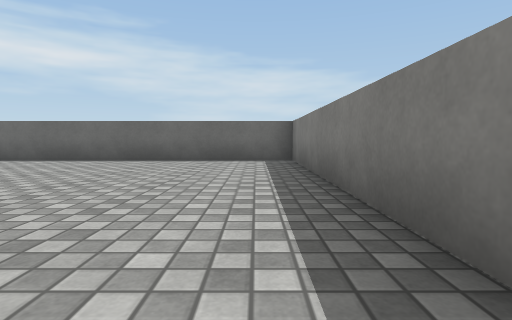
view 1 (above)

16 first-person views from a walk through a 3-D level made in the Unity game engine. The camera is 0.55 m above the floor, tilts 4° down and sees 80° across. The floor is counted in squares, 1 m on a side. Each view is taken from the middle of a square. On the plan, view 1 faces up. The plan holds only what a view shows up to about 9 squares ahead; the rest is blank. The player is left out. Surface patterns are stand-ins for the level's own textures.

view 2
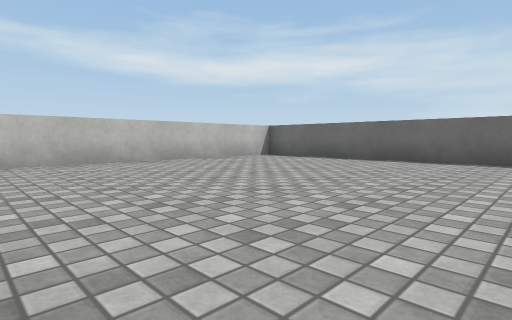

view 3
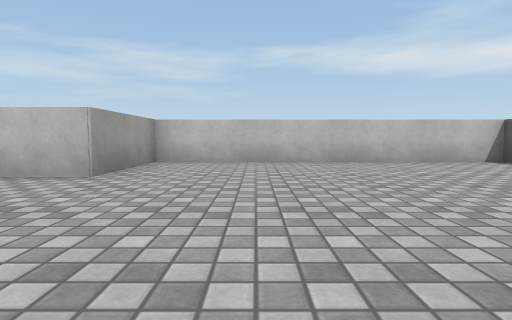

view 4
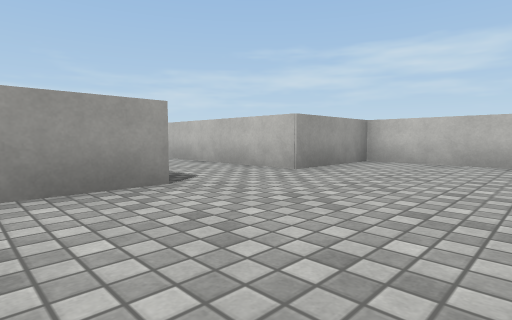

view 5
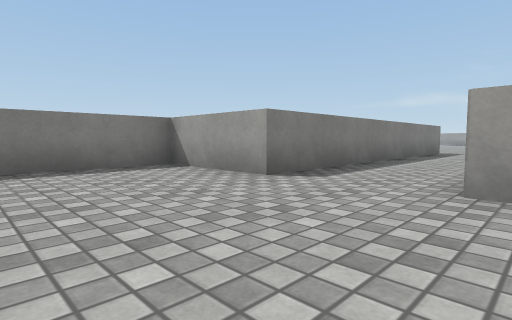

view 6
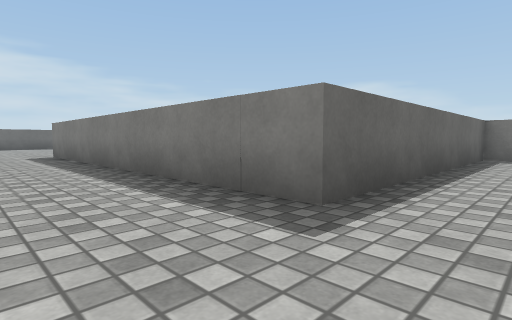

view 7
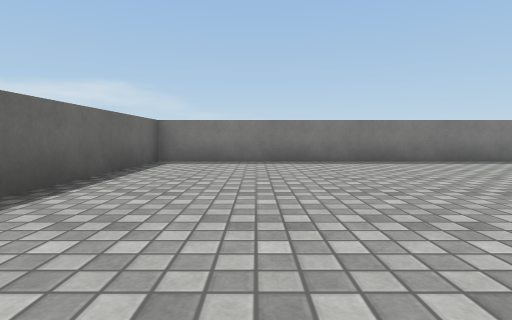

view 8
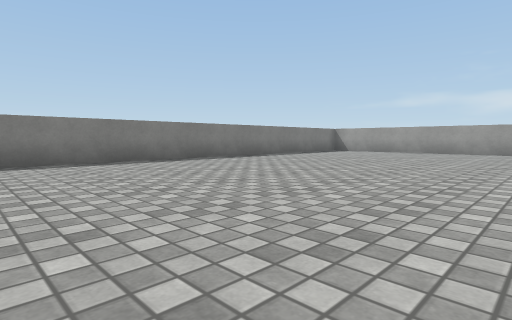

view 9
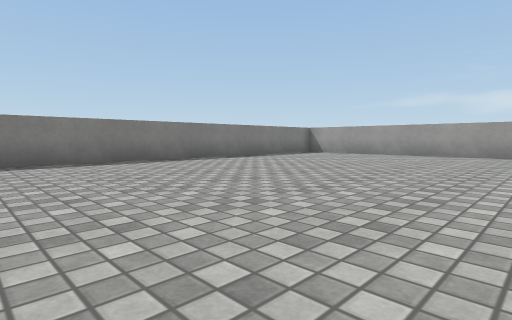

view 10
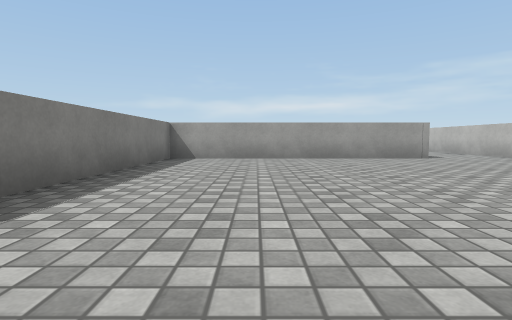

view 11
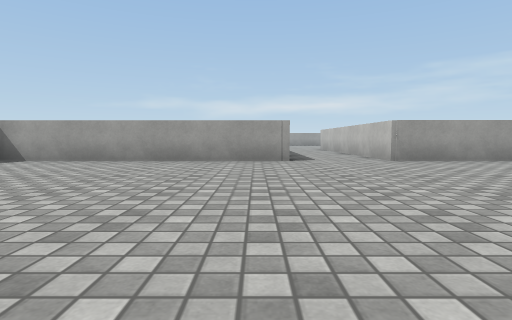

view 12
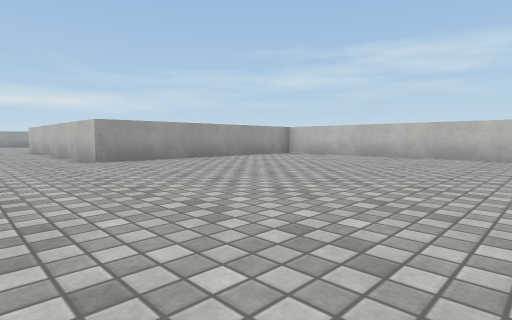

view 13
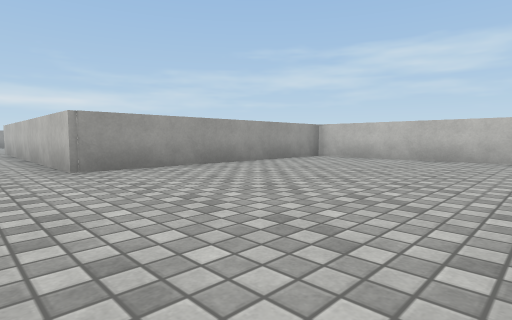

view 14
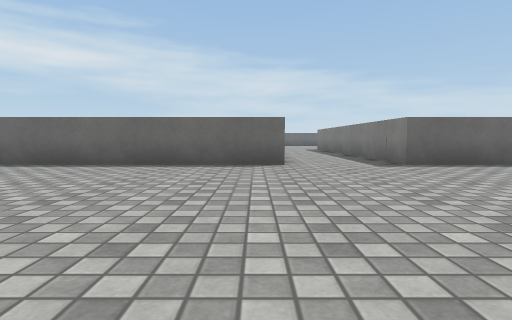

view 15
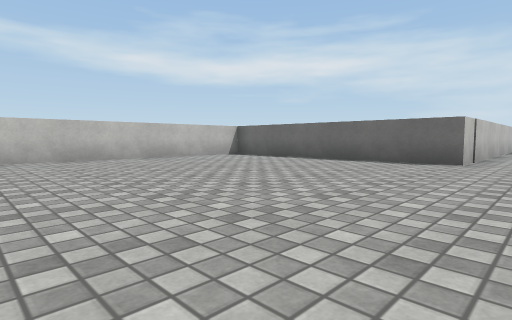

view 16
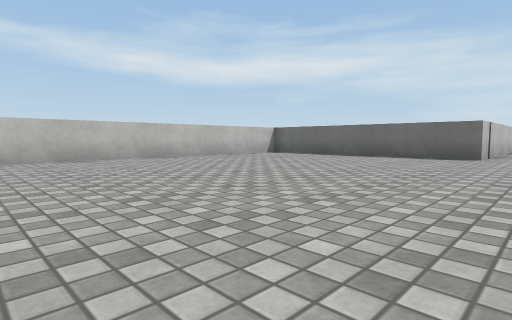

### Floor plan
Ten units are one square. View 1 is at (0, 0); x grows to the right and y downward. Boxes are objects, and circles mark ways between rooms. Rooms are numbered by the first view taken in them; rooms with no view inside come last. Other rooms are left out.
<svg viewBox="-118 -83 177 358">
<path fill="none" stroke="#000" d="M-19 4 9 4 9 -78 -72 -78 -72 4 -44 4M-113 125 -113 255M-19 265 54 265 54 96 -19 96 -19 4M-104 265 -44 265M-44 4 -44 96 -104 96"/>
<circle cx="-30" cy="0" r="3" fill="#2a7"/>
<text x="-40" y="-40">1</text>
<text x="-30" y="170">2</text>
</svg>
Room 1 opens to room 2.

Where each view was taken, in squares from view 1:
view 1: 0 up, 0 right, facing up
view 2: 0 up, 0 right, facing up-left
view 3: 2 up, 0 right, facing left
view 4: 3 up, 0 right, facing down-left
view 5: 3 up, 5 left, facing down-right
view 6: 11 down, 4 left, facing up-right
view 7: 12 down, 2 left, facing right
view 8: 14 down, 2 left, facing down-right
view 9: 16 down, 2 left, facing down-right
view 10: 18 down, 3 right, facing down
view 11: 19 down, 1 left, facing down
view 12: 19 down, 2 left, facing down-left
view 13: 21 down, 3 left, facing down-left
view 14: 16 down, 5 left, facing up
view 15: 17 down, 3 left, facing up-left
view 16: 19 down, 3 left, facing up-left
